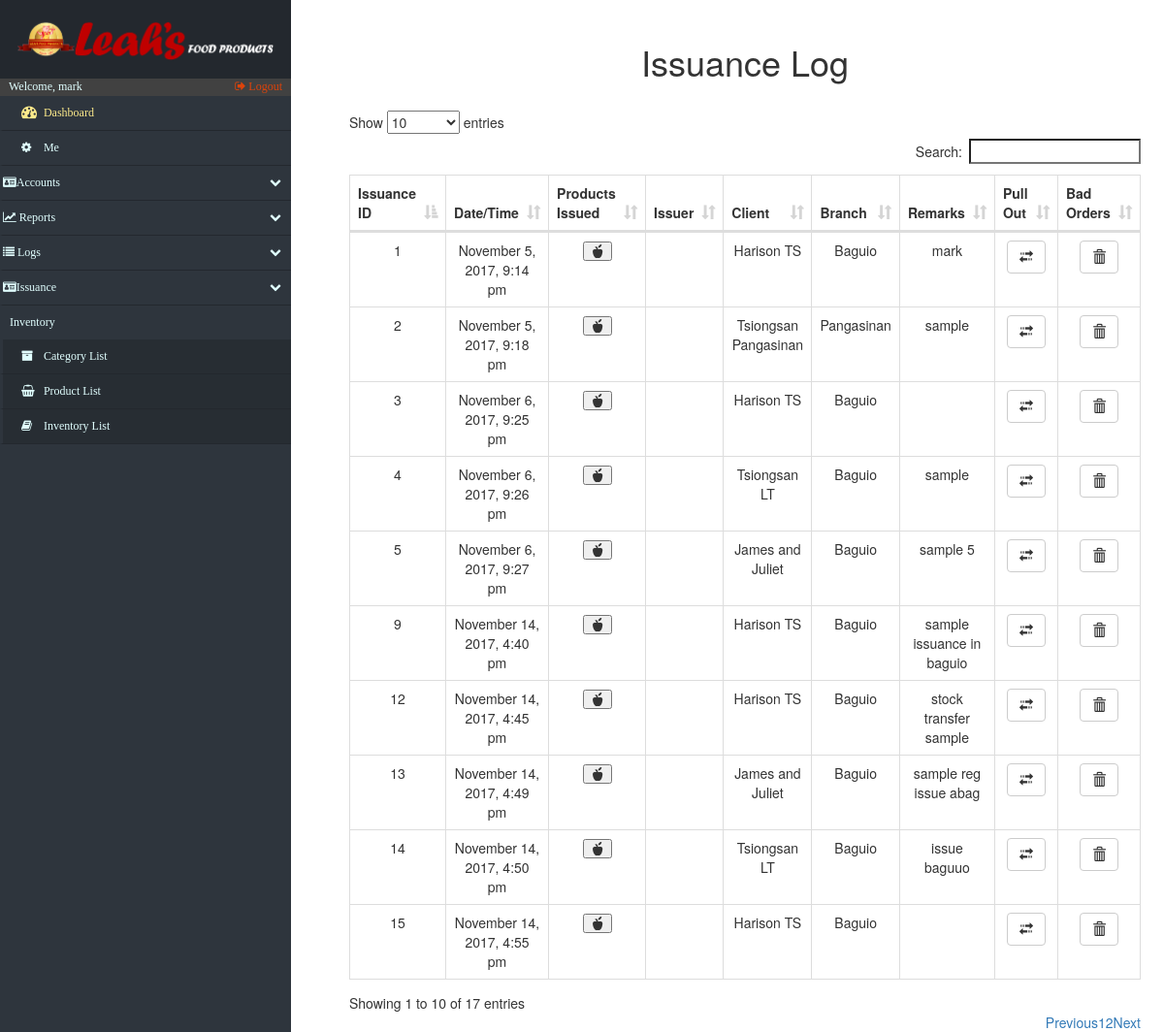
The page /log_Issuance.php (signed in) on the database as committed earlier.
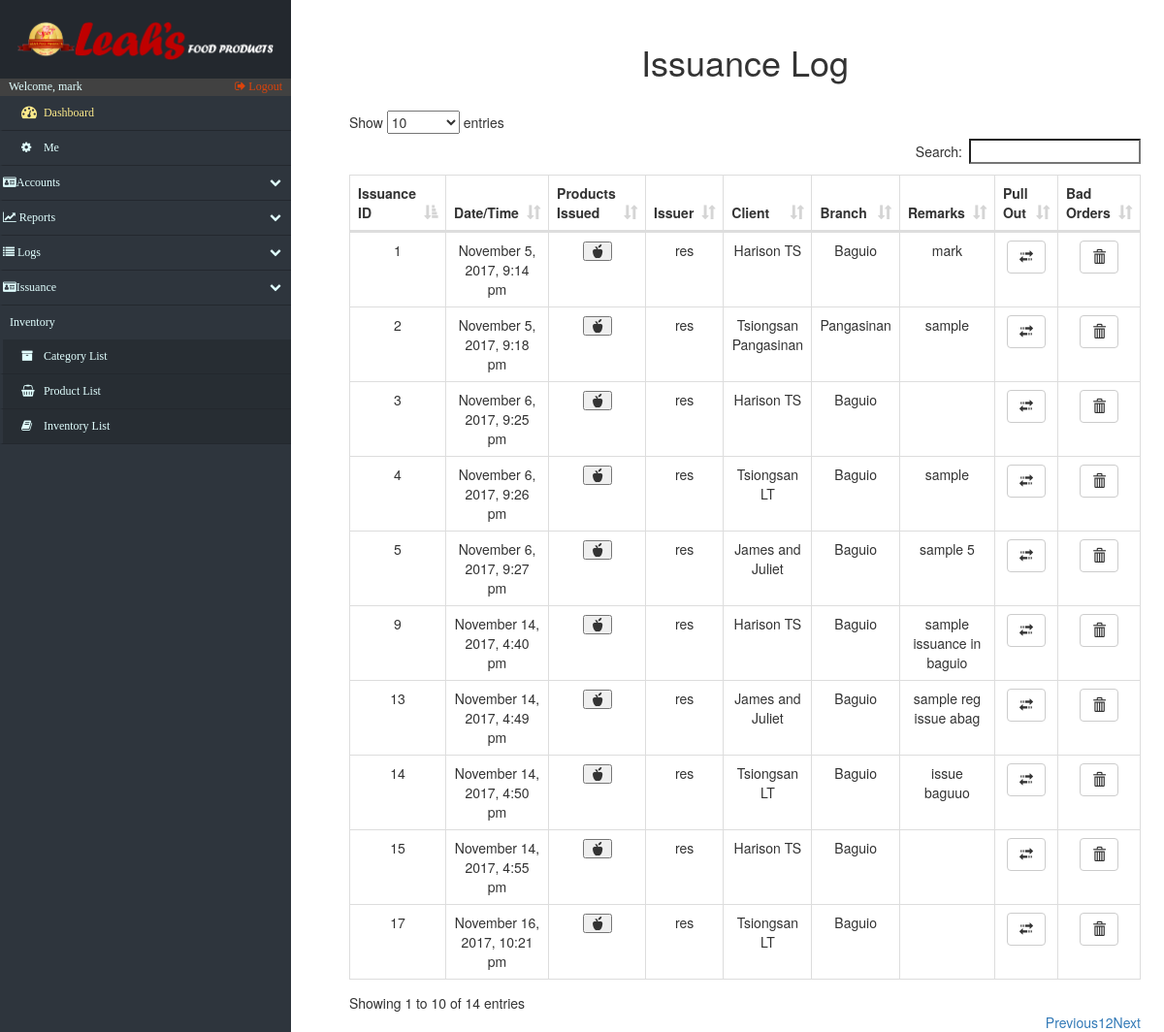
The same page on the database as committed later.
### tables this page shows
CREATE TABLE `issuance` (
  `issue_id` int(15) NOT NULL,
  `issue_date_time` varchar(50) NOT NULL,
  `issue_account` varchar(50) DEFAULT NULL,
  `issue_type` varchar(45) NOT NULL,
  `remarks` varchar(45) DEFAULT NULL,
  `other_clients` varchar(45) DEFAULT NULL,
  `penthouse_clients` varchar(45) DEFAULT NULL,
  `client_id` varchar(45) DEFAULT NULL
);

CREATE TABLE `clients` (
  `c_id` int(15) NOT NULL,
  `c_name` varchar(20) NOT NULL,
  `c_address` varchar(20) NOT NULL,
  `c_location` varchar(50) DEFAULT NULL
);

### log_Issuance.php (the view, shortened to what the changed rows need)
<!DOCTYPE html>
<html lang="en">
<head>
    <?php include('fragments/config.php') ?>
    <link rel="stylesheet" href="https://maxcdn.bootstrapcdn.com/bootstrap/3.3.7/css/bootstrap.min.css">
    <link href="src/css/datatables.css" rel="stylesheet">
    <link href="//maxcdn.bootstrapcdn.com/font-awesome/4.2.0/css/font-awesome.min.css" rel="stylesheet">
    <link href="src/css/sidebar.css" rel="stylesheet">
    <link href="src/css/custom.css" rel="stylesheet">
</head>
<body>
    <div id="page-content-wrapper">
        <div class="containers">
            <table class="table table-striped table-bordered">
                <h1 align="center">Issuance Log</h1>
            </table>
            <?php
                            $retrieve = ("SELECT * FROM issuance INNER JOIN clients ON issuance.client_id = clients.c_id");
                            $results = mysqli_query($db, $retrieve);
                        ?>
                <table id="datatables" class="table table-hover table-bordered dataTable" cellspacing="0" width="100%" role="grid" aria-describedby="myTable_info" style="width: 100%;">
                    <thead>
                        <tr>
                            <th>Issuance ID</th>
                            <th>Date/Time</th>
                            <th>Products Issued</th>
                            <th>Issuer</th>
                            <th>Client</th>
                            <th>Branch</th>
                            <th>Remarks</th>
                            <th>Pull Out</th>
                            <th>Bad Orders</th>
                        </tr>
                    </thead>
                    <tbody>
                        <?php
                            foreach ($results as $data):
                        ?>
                            <tr>
                                <td data-title="Issuance ID">
                                    <?php
                                    $IsID =  $data["issue_id"];
                                    echo $IsID;
                                    ?>
                                </td>
                                <td data-title="Date/Time">
                                    <?php echo $data["issue_date_time"]; ?>
                                </td>
                                <td data-title="Products Issued">
                                        <table class="table table-striped table-bordered">
                                            <button type="button" class="glyphicon glyphicon-apple" data-toggle="modal" aria-hidden="true" data-target="#<?php echo $IsID ?>"></button>
                                        </table>
                                </td>
                                <td  data-title="Issuer">
                                    <?php
                                        $passBranch = $data["issue_account"];
                                        echo $passBranch;
                                    ?>
                                </td>
                                <td data-title="Client">
                                    <?php echo $data["c_name"]; ?>
                                </td>
                                <td data-title="Branch">
                                    <?php
                                        $passBranch = $data["c_location"];
                                        echo $passBranch;
                                    ?>
                                </td>
                                <td data-title="Remarks">
                                    <?php echo $data["remarks"]; ?>
                                </td>
                                <td data-title="Pull Out">
                                        <table class="table table-striped table-bordered">
                                            <a href="issuance_Returns.php?IsID=<?php echo $IsID; ?>&Branch=<?php echo $passBranch; ?>">
                                                <button type="button" class="btn btn-default">
                                                <span class="glyphicon glyphicon-transfer" aria-hidden="true"></span>
                                                </button>
                                            </a>
                                        </table>
                                </td>
                                <td data-title="Bad Orders">
                                        <table class="table table-striped table-bordered">
                                            <a href="issuance_BadOrder.php?IsID=<?php echo $IsID; ?>&Branch=<?php echo $passBranch; ?>">
                                                <button type="button" class="btn btn-default">
                                                <span class="glyphicon glyphicon-trash" aria-hidden="true"></span>
                                                </button>
                                            </a>
                                        </table>
                                </td>
                            </tr>
                <?php
                    endforeach;
                ?>
                    </tbody>
                </table>
        </div>
    </div>
</body>
</html>

Rows that differ between the two databases and show on the page:
no longer on this page (row edited): issuance: issue_id "12", issue_date_time "November 14, 2017, 4:45 pm", client.c_name "Harison TS", client.c_location "Baguio", remarks "stock transfer sample"
changed issuance "November 5, 2017, 9:14 pm": issue_account (not shown) → "res"
changed issuance "November 5, 2017, 9:18 pm": issue_account (not shown) → "res"
changed issuance "November 6, 2017, 9:25 pm": issue_account (not shown) → "res"
changed issuance "November 6, 2017, 9:26 pm": issue_account (not shown) → "res"
changed issuance "November 6, 2017, 9:27 pm": issue_account (not shown) → "res"
changed issuance "November 14, 2017, 4:40 pm": issue_account (not shown) → "res"
changed issuance "November 14, 2017, 4:49 pm": issue_account (not shown) → "res"
changed issuance "November 14, 2017, 4:50 pm": issue_account (not shown) → "res"
changed issuance "November 14, 2017, 4:55 pm": issue_account (not shown) → "res"
now on this page (row unchanged): issuance: issue_id "17", issue_date_time "November 16, 2017, 10:21 pm", issue_account "res", client.c_name "Tsiongsan LT", client.c_location "Baguio"
Other text that changed with them:
text written by a page script: "Show entries Search: Showing 1 to 10 of 17 entries Previous 1 2 Next" → "Show entries Search: Showing 1 to 10 of 14 entries Previous 1 2 Next"
